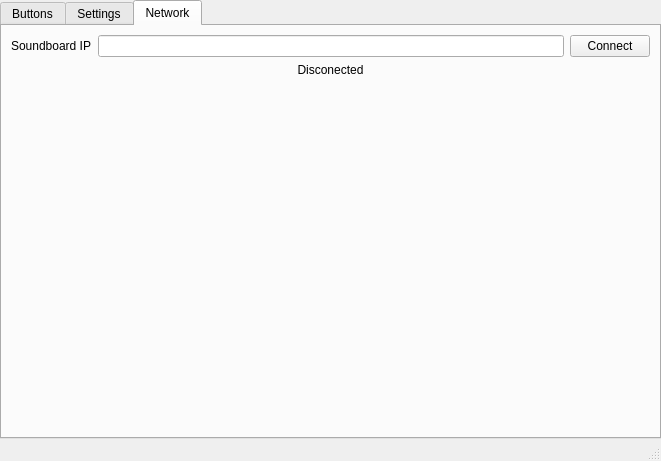
<?xml version="1.0" encoding="UTF-8"?>
<ui version="4.0">
 <class>MainWindow</class>
 <widget class="QMainWindow" name="MainWindow">
  <property name="geometry">
   <rect>
    <x>0</x>
    <y>0</y>
    <width>661</width>
    <height>461</height>
   </rect>
  </property>
  <property name="windowTitle">
   <string>MainWindow</string>
  </property>
  <widget class="QWidget" name="centralwidget">
   <layout class="QVBoxLayout" name="verticalLayout">
    <property name="spacing">
     <number>0</number>
    </property>
    <property name="leftMargin">
     <number>0</number>
    </property>
    <property name="topMargin">
     <number>0</number>
    </property>
    <property name="rightMargin">
     <number>0</number>
    </property>
    <property name="bottomMargin">
     <number>0</number>
    </property>
    <item>
     <widget class="QTabWidget" name="tabWidget">
      <property name="currentIndex">
       <number>2</number>
      </property>
      <widget class="QWidget" name="buttonsTab">
       <attribute name="title">
        <string>Buttons</string>
       </attribute>
      </widget>
      <widget class="QWidget" name="settingsTab">
       <attribute name="title">
        <string>Settings</string>
       </attribute>
       <layout class="QVBoxLayout" name="verticalLayout_2">
        <item>
         <widget class="QGroupBox" name="groupBox">
          <property name="title">
           <string>Audio settings</string>
          </property>
          <layout class="QFormLayout" name="formLayout">
           <item row="1" column="1">
            <widget class="QSlider" name="volumeSlider">
             <property name="sliderPosition">
              <number>99</number>
             </property>
             <property name="orientation">
              <enum>Qt::Horizontal</enum>
             </property>
            </widget>
           </item>
           <item row="1" column="0">
            <widget class="QLabel" name="label">
             <property name="text">
              <string>Volume</string>
             </property>
            </widget>
           </item>
           <item row="0" column="0">
            <widget class="QLabel" name="label_2">
             <property name="text">
              <string>Audio output</string>
             </property>
            </widget>
           </item>
           <item row="0" column="1">
            <widget class="QComboBox" name="outputDeviceComboBox"/>
           </item>
          </layout>
         </widget>
        </item>
        <item>
         <widget class="QGroupBox" name="groupBox_2">
          <property name="title">
           <string>Language settings</string>
          </property>
          <layout class="QFormLayout" name="formLayout_2">
           <item row="0" column="0">
            <widget class="QLabel" name="label_3">
             <property name="text">
              <string>Language</string>
             </property>
            </widget>
           </item>
           <item row="0" column="1">
            <widget class="QComboBox" name="languageComboBox"/>
           </item>
          </layout>
         </widget>
        </item>
        <item>
         <spacer name="verticalSpacer">
          <property name="orientation">
           <enum>Qt::Vertical</enum>
          </property>
          <property name="sizeHint" stdset="0">
           <size>
            <width>20</width>
            <height>40</height>
           </size>
          </property>
         </spacer>
        </item>
       </layout>
      </widget>
      <widget class="QWidget" name="networkTab">
       <attribute name="title">
        <string>Network</string>
       </attribute>
       <layout class="QVBoxLayout" name="verticalLayout_3">
        <item>
         <layout class="QHBoxLayout" name="horizontalLayout">
          <item>
           <widget class="QLabel" name="label_4">
            <property name="text">
             <string>Soundboard IP</string>
            </property>
           </widget>
          </item>
          <item>
           <widget class="QLineEdit" name="ipLineEdit"/>
          </item>
          <item>
           <widget class="QPushButton" name="connectButton">
            <property name="text">
             <string>Connect</string>
            </property>
           </widget>
          </item>
         </layout>
        </item>
        <item>
         <widget class="QLabel" name="connectionStatus">
          <property name="text">
           <string>Disconected</string>
          </property>
          <property name="alignment">
           <set>Qt::AlignCenter</set>
          </property>
         </widget>
        </item>
        <item>
         <spacer name="verticalSpacer_2">
          <property name="orientation">
           <enum>Qt::Vertical</enum>
          </property>
          <property name="sizeHint" stdset="0">
           <size>
            <width>20</width>
            <height>40</height>
           </size>
          </property>
         </spacer>
        </item>
       </layout>
      </widget>
     </widget>
    </item>
   </layout>
  </widget>
  <widget class="QMenuBar" name="menubar">
   <property name="geometry">
    <rect>
     <x>0</x>
     <y>0</y>
     <width>661</width>
     <height>21</height>
    </rect>
   </property>
  </widget>
  <widget class="QStatusBar" name="statusbar"/>
  <action name="actionLanguage">
   <property name="text">
    <string>Language</string>
   </property>
  </action>
  <action name="actionAudio_output">
   <property name="text">
    <string>Audio output</string>
   </property>
  </action>
 </widget>
 <resources/>
 <connections>
  <connection>
   <sender>outputDeviceComboBox</sender>
   <signal>currentIndexChanged(QString)</signal>
   <receiver>MainWindow</receiver>
   <slot>updateAudioOutput()</slot>
   <hints>
    <hint type="sourcelabel">
     <x>520</x>
     <y>82</y>
    </hint>
    <hint type="destinationlabel">
     <x>530</x>
     <y>727</y>
    </hint>
   </hints>
  </connection>
 </connections>
 <slots>
  <slot>updateAudioOutput()</slot>
 </slots>
</ui>
